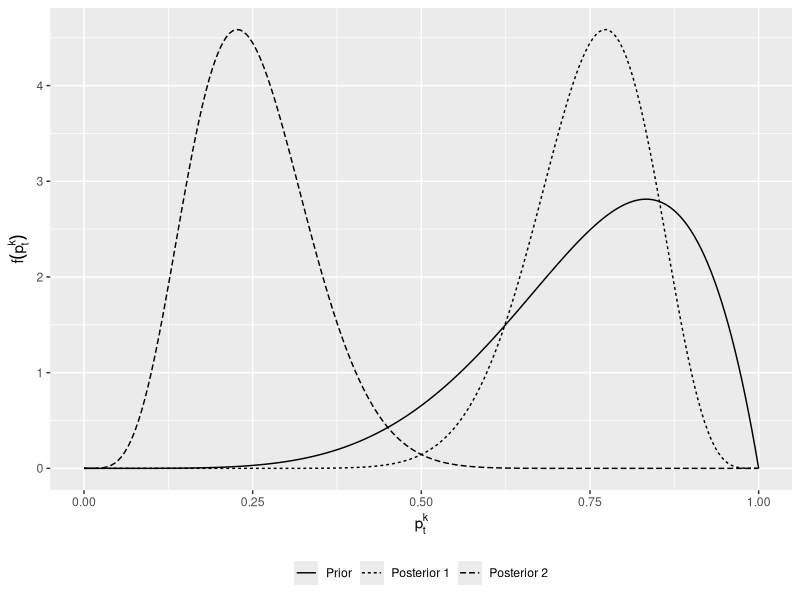
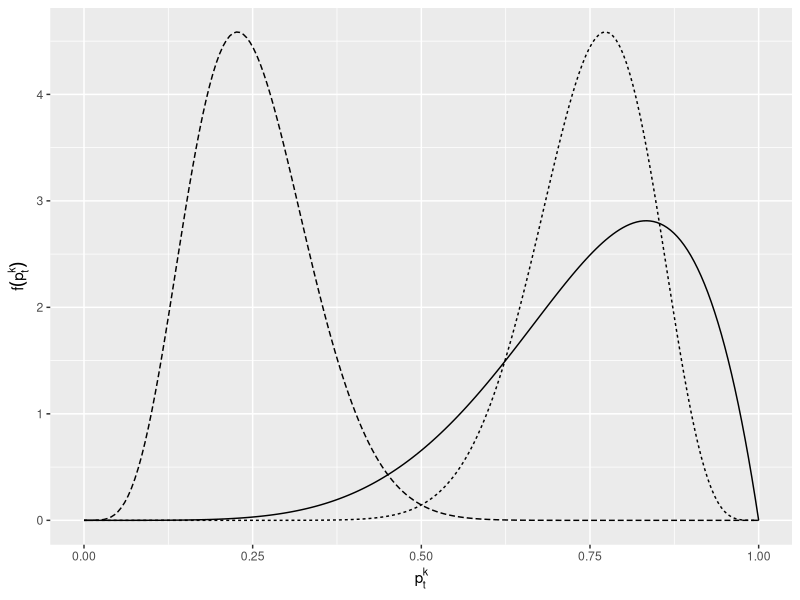
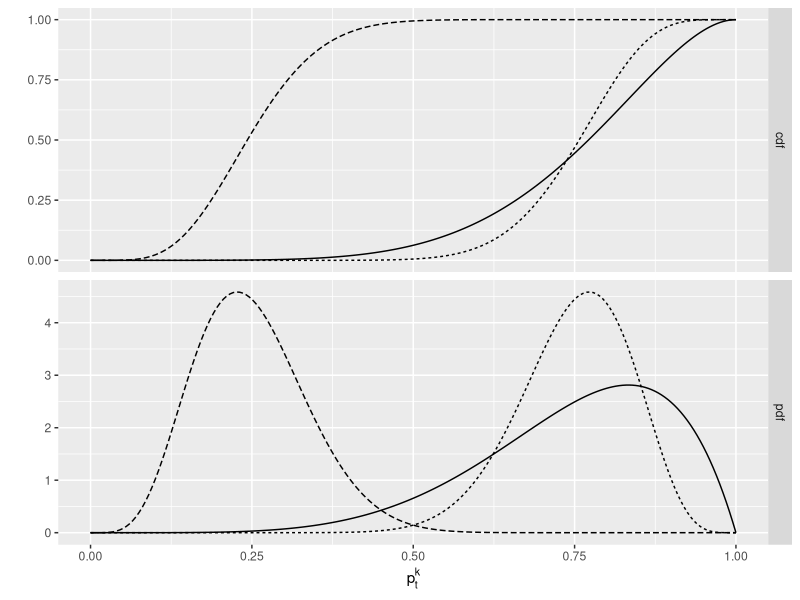
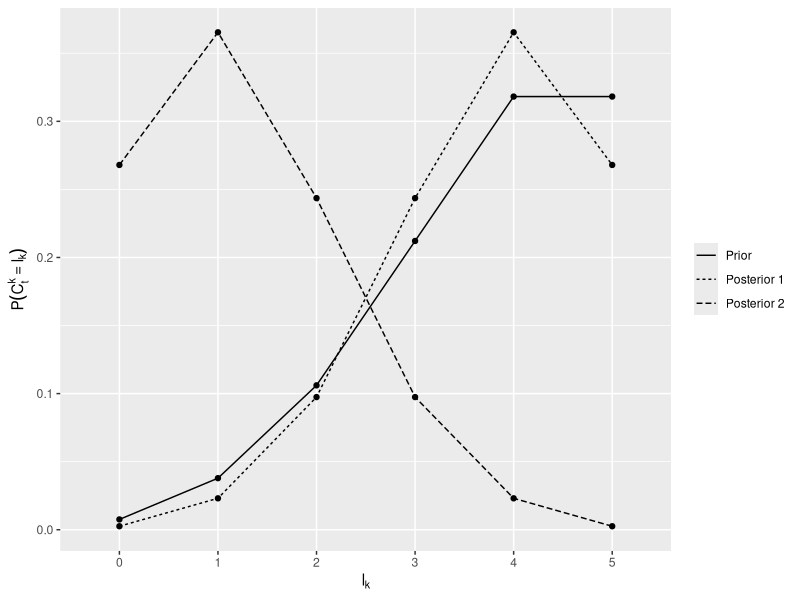
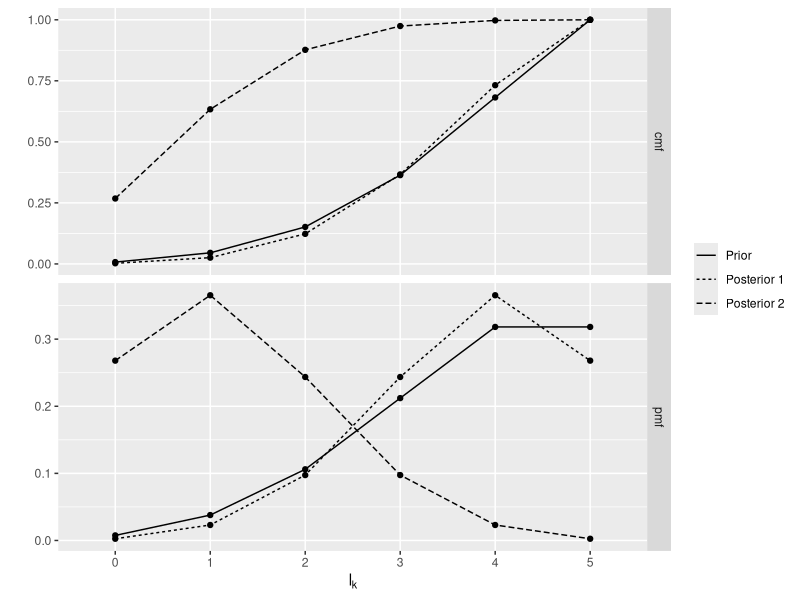
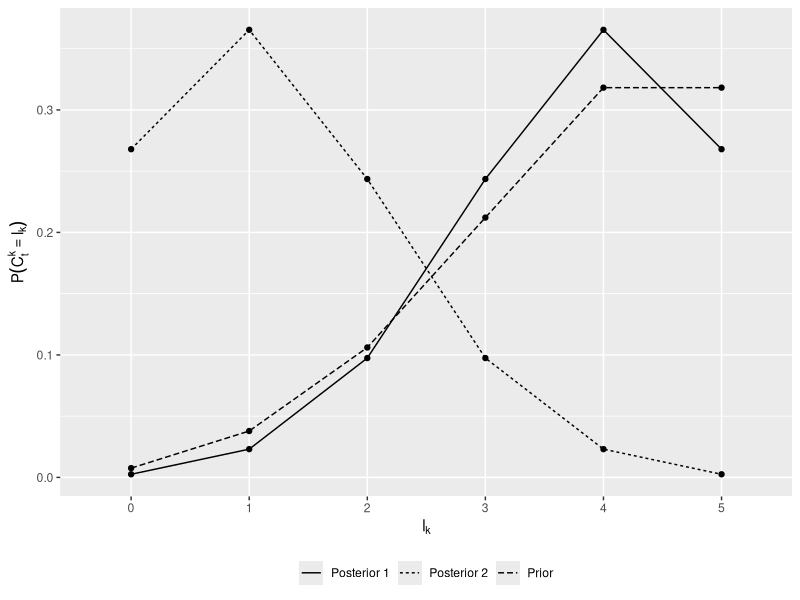
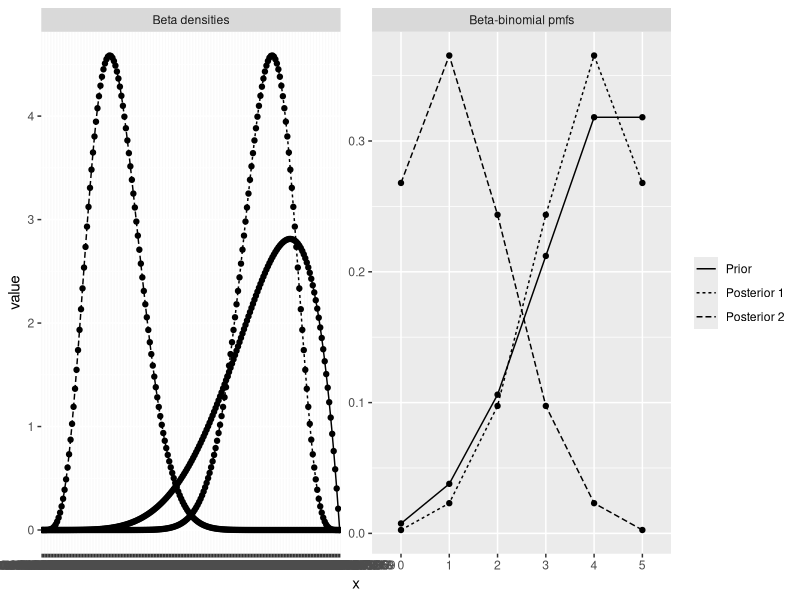
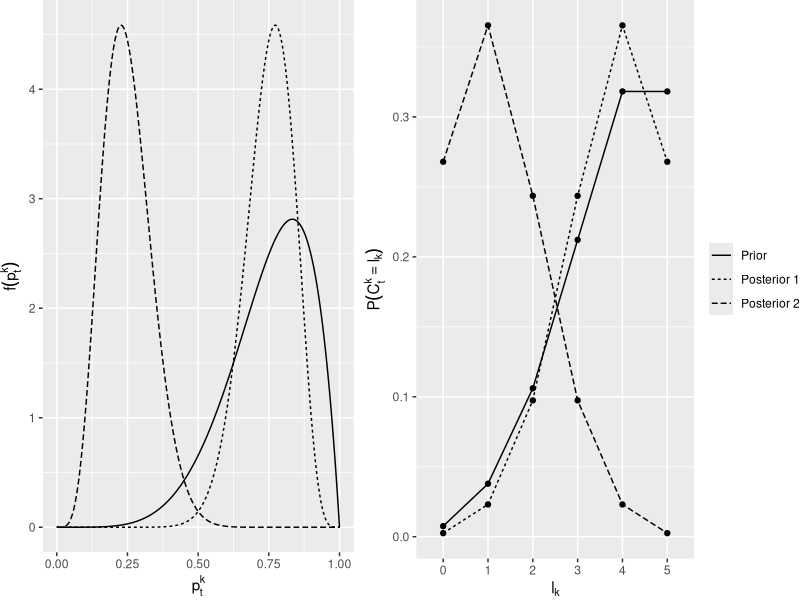

Write R code to recreate these figures, in order.
# Illustration prior-data conflict in Beta-Binomial model
# plots of posterior predictive

library(ggplot2)
library(reshape2)
library(grid)
library(gridExtra)

updateLuckY <- function (n0, y0, tau, n){ (n0*y0+tau)/(n0+n) }
updateLuckN <- function (n0, n){ n0+n }

nyupdate <- function (pr, data){
  nn <- updateLuckN(pr[1], data[2])
  yn <- updateLuckY(pr[1], pr[2], data[1], data[2])
  c(nn,yn)
}

dbetany <- function(x, ny, ...){
  dbeta(x, shape1=ny[1]*ny[2], shape2=ny[1]*(1-ny[2]), ...)
}

pbetany <- function(x, ny, ...){
  pbeta(x, shape1=ny[1]*ny[2], shape2=ny[1]*(1-ny[2]), ...)
}

dbebinvec <- function(pos, m, l = NULL){
  if (is.null(l))
    l <- 0:m
  sapply(l, function(li, m, n, y){
    choose(m,li) * beta(li+n*y, m-li+n*(1-y)) / beta(n*y, n*(1-y)) 
  }, m=m, n=pos[1], y=pos[2])
}

# one prior updated to posteriors with same variance
sgpr <- c(8, 0.75) # n0, y0
data1 <- c(12,16)  #  s,  n
data2 <- c( 0,16)

pos1 <- nyupdate(sgpr, data1)
pos2 <- nyupdate(sgpr, data2)

betavec <- seq(0,1, length.out=200)
# beta densities
bdsgpr <- dbetany(betavec, sgpr)
bdpos1 <- dbetany(betavec, pos1)
bdpos2 <- dbetany(betavec, pos2)
# beta cdfs
bpsgpr <- pbetany(betavec, sgpr)
bppos1 <- pbetany(betavec, pos1)
bppos2 <- pbetany(betavec, pos2)

bottomlegend <- theme(legend.position = 'bottom', legend.direction = 'horizontal', legend.title = element_blank())
rightlegend <- theme(legend.title = element_blank())

bddf <- data.frame(x=betavec, Prior=bdsgpr, "Posterior1"=bdpos1, "Posterior2"=bdpos2)
bpdf <- data.frame(x=betavec, Prior=bpsgpr, "Posterior1"=bppos1, "Posterior2"=bppos2)
names(bddf)[c(3,4)] <- c("Posterior 1", "Posterior 2")
names(bpdf)[c(3,4)] <- c("Posterior 1", "Posterior 2")
bddf <- melt(bddf, "x")
bpdf <- melt(bpdf, "x")
bdf <- rbind(data.frame(bddf, Item="pdf"), data.frame(bpdf, Item="cdf"))

betadens <- ggplot(bddf, aes(x, value, group=variable, linetype=variable)) + geom_line() +
  bottomlegend + xlab(expression(p[t]^k)) + ylab(expression(f(p[t]^k)))
betadens

betadens2 <- ggplot(bddf, aes(x, value, group=variable, linetype=variable)) + geom_line() +
  guides(linetype="none") + xlab(expression(p[t]^k)) + ylab(expression(f(p[t]^k)))
betadens2

betapdfcdf <- ggplot(bdf, aes(x, value, group=variable, linetype=variable)) + geom_line() +
  guides(linetype="none") + xlab(expression(p[t]^k)) + ylab("") +
  facet_grid(Item ~ ., scales="free")
betapdfcdf


# beta-binomial distributions
#dbebinvec(pos1,2,1)
m <- 5
bebinpr <- dbebinvec(sgpr, m)
bebin1 <- dbebinvec(pos1, m)
bebin2 <- dbebinvec(pos2, m)
bebinprc <- cumsum(bebinpr)
bebin1c <- cumsum(bebin1)
bebin2c <- cumsum(bebin2)

pdcilludf <- data.frame(x=0:m, Prior=bebinpr, "Posterior1"=bebin1, "Posterior2"=bebin2)
names(pdcilludf)[c(3,4)] <- c("Posterior 1", "Posterior 2")
pdcilludf$x <- ordered(pdcilludf$x)
pdcilludf <- melt(pdcilludf, "x")
pdcillu <- ggplot(pdcilludf, aes(x, value, group=variable, linetype=variable)) + geom_point() + geom_line() +
  rightlegend + xlab(expression(l[k])) + ylab(expression(P(C[t]^k == l[k])))
pdcillu

pdcilludfc <- data.frame(x=0:m, Prior=bebinprc, "Posterior1"=bebin1c, "Posterior2"=bebin2c)
names(pdcilludfc)[c(3,4)] <- c("Posterior 1", "Posterior 2")
pdcilludfc$x <- ordered(pdcilludfc$x)
pdcilludfc <- melt(pdcilludfc, "x")

pdcilludfdfc <- rbind(data.frame(pdcilludf, Item="pmf"), data.frame(pdcilludfc, Item="cmf"))

pdcillupmfcmf <- ggplot(pdcilludfdfc, aes(x, value, group=variable, linetype=variable)) + geom_point() + geom_line() +
  rightlegend + xlab(expression(l[k])) + ylab("") + facet_grid(Item ~ ., scales="free")
pdcillupmfcmf


pdcilludf2 <- data.frame(lk=rep(0:m, 3), plk=c(bebinpr, bebin1, bebin2),
                        which=rep(c("Prior", "Posterior 1", "Posterior 2"), each=m+1))
pdcilludf2$lk <- ordered(pdcilludf2$lk)
pdcillu2 <- ggplot(pdcilludf2, aes(lk, plk, group=which, linetype=which)) + geom_point() + geom_line() +
  bottomlegend + xlab(expression(l[k])) + ylab(expression(P(C[t]^k == l[k])))
pdcillu2

jointdf <- rbind(data.frame(bddf, which="Beta densities"),
                 data.frame(pdcilludf, which="Beta-binomial pmfs"))
joint <- ggplot(jointdf, aes(x, value, group=variable, linetype=variable)) + geom_point() + geom_line() +
#  facet_grid(. ~ which, scales="free") + bottomlegend
  facet_wrap(~which, scales="free") + rightlegend
joint # todo: axis labels, for beta densities only line not points

# better with grid.arrange:
# margins t, r, b, l
betadens2 <- betadens2 + theme(plot.margin = unit(c(0,0.5,0,0), "lines"))
pdcillu   <- pdcillu   + theme(plot.margin = unit(c(0,0,0,0), "lines"),
                               legend.margin = unit(-0.5, "cm"))
pdf("singleprior-pdc.pdf", width=8, height=3)
grid.arrange(betadens2, pdcillu, nrow=1, ncol=2, widths=c(1,1.2))
dev.off()

betapdfcdf      <- betapdfcdf    + theme(plot.margin = unit(c(0,0.5,0,-0.75), "lines"))
pdcillupmfcmf   <- pdcillupmfcmf + theme(plot.margin = unit(c(0,0,  0,-0.75), "lines"),
                                    legend.margin = unit(-0.5, "cm"))
pdf("singleprior-pdc2.pdf", width=8, height=5)
grid.arrange(betapdfcdf, pdcillupmfcmf, nrow=1, ncol=2, widths=c(1,1.2))
dev.off()

#